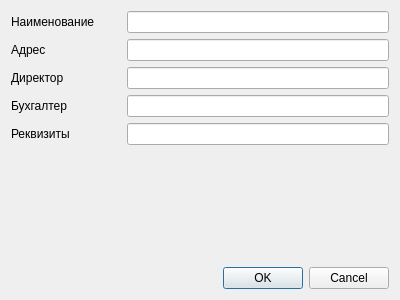
<?xml version="1.0" encoding="UTF-8"?>
<ui version="4.0">
 <class>DialogVendor</class>
 <widget class="QDialog" name="DialogVendor">
  <property name="geometry">
   <rect>
    <x>0</x>
    <y>0</y>
    <width>400</width>
    <height>300</height>
   </rect>
  </property>
  <property name="windowTitle">
   <string>Производитель</string>
  </property>
  <layout class="QGridLayout" name="gridLayout">
   <item row="0" column="0">
    <widget class="QLabel" name="label">
     <property name="text">
      <string>Наименование</string>
     </property>
    </widget>
   </item>
   <item row="0" column="2">
    <widget class="QLineEdit" name="lineEditName"/>
   </item>
   <item row="1" column="0">
    <widget class="QLabel" name="label_2">
     <property name="text">
      <string>Адрес</string>
     </property>
    </widget>
   </item>
   <item row="1" column="2">
    <widget class="QLineEdit" name="lineEditAddress"/>
   </item>
   <item row="2" column="0">
    <widget class="QLabel" name="label_3">
     <property name="text">
      <string>Директор</string>
     </property>
    </widget>
   </item>
   <item row="2" column="2">
    <widget class="QLineEdit" name="lineEditManager"/>
   </item>
   <item row="3" column="0">
    <widget class="QLabel" name="label_4">
     <property name="text">
      <string>Бухгалтер</string>
     </property>
    </widget>
   </item>
   <item row="3" column="2">
    <widget class="QLineEdit" name="lineEditAccountant"/>
   </item>
   <item row="4" column="0">
    <widget class="QLabel" name="label_5">
     <property name="text">
      <string>Реквизиты</string>
     </property>
    </widget>
   </item>
   <item row="4" column="2">
    <widget class="QLineEdit" name="lineEditAccount_info"/>
   </item>
   <item row="5" column="1">
    <spacer name="verticalSpacer">
     <property name="orientation">
      <enum>Qt::Vertical</enum>
     </property>
     <property name="sizeHint" stdset="0">
      <size>
       <width>20</width>
       <height>104</height>
      </size>
     </property>
    </spacer>
   </item>
   <item row="6" column="0" colspan="3">
    <widget class="QDialogButtonBox" name="buttonBox">
     <property name="orientation">
      <enum>Qt::Horizontal</enum>
     </property>
     <property name="standardButtons">
      <set>QDialogButtonBox::Cancel|QDialogButtonBox::Ok</set>
     </property>
    </widget>
   </item>
  </layout>
 </widget>
 <resources/>
 <connections>
  <connection>
   <sender>buttonBox</sender>
   <signal>accepted()</signal>
   <receiver>DialogVendor</receiver>
   <slot>accept()</slot>
   <hints>
    <hint type="sourcelabel">
     <x>248</x>
     <y>254</y>
    </hint>
    <hint type="destinationlabel">
     <x>157</x>
     <y>274</y>
    </hint>
   </hints>
  </connection>
  <connection>
   <sender>buttonBox</sender>
   <signal>rejected()</signal>
   <receiver>DialogVendor</receiver>
   <slot>reject()</slot>
   <hints>
    <hint type="sourcelabel">
     <x>316</x>
     <y>260</y>
    </hint>
    <hint type="destinationlabel">
     <x>286</x>
     <y>274</y>
    </hint>
   </hints>
  </connection>
 </connections>
</ui>
